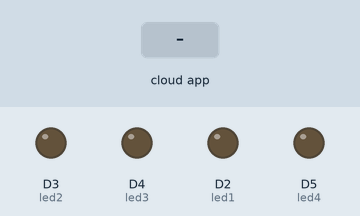
The sketch below on a simulated ESP8266 (NodeMCU). On the bench: output pins drawn as LEDs (lit = HIGH). Inputs (shaded band) come from the test bench. WiFi joins after 1.5 s; servers stay silent unless stated; the Firebase database answers and starts empty; what the sketch prints to the serial monitor is not drawn.

Above: at 2.7 s.
2.8 s: the phone or cloud app sets D1 to 0
At 4.3 s:
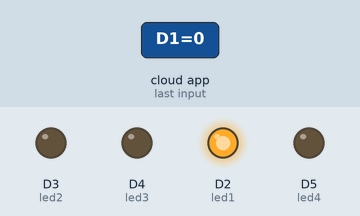
5.1 s: the phone or cloud app sets D2 to 0
At 6.6 s:
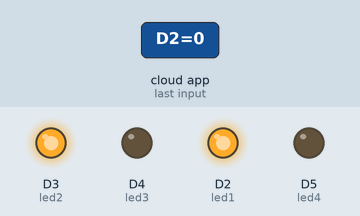
7.4 s: the phone or cloud app sets D3 to 0
At 9.0 s:
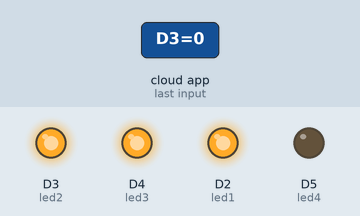
9.6 s: the phone or cloud app sets D4 to 0
At 11.3 s:
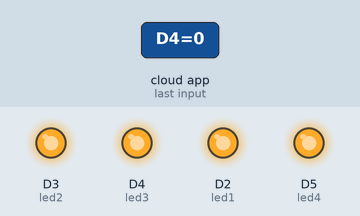
11.9 s: the phone or cloud app sets D1 to 1
At 13.7 s:
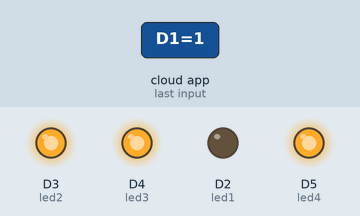
14.1 s: the phone or cloud app sets D2 to 1
At 16.0 s:
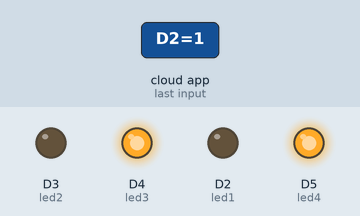
Timing chart, 0 to 17.4 s (numbered marks = the images above; inputs shaded):
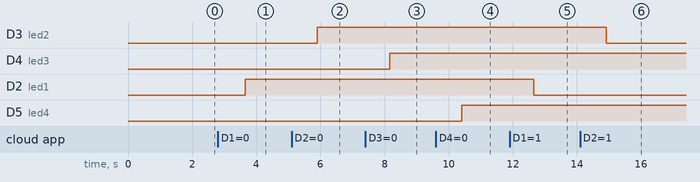

Measured:
- after the input at 2.8 s, D2 (led1): LOW → HIGH after 0.85 s
- after the input at 5.1 s, D3 (led2): LOW → HIGH after 0.81 s
- after the input at 7.4 s, D4 (led3): LOW → HIGH after 0.76 s
- after the input at 9.6 s, D5 (led4): LOW → HIGH after 0.81 s
- after the input at 11.9 s, D2 (led1): HIGH → LOW after 0.76 s
- after the input at 14.1 s, D3 (led2): HIGH → LOW after 0.81 s

The sketch:

main.ino
```cpp
//FirebaseESP8266.h must be included before ESP8266WiFi.h
#include "FirebaseESP8266.h"  // Install Firebase ESP8266 library
#include <ESP8266WiFi.h>


#define FIREBASE_HOST " " //Without http:// or https:// schemes
#define FIREBASE_AUTH " " //Get your own authentication key
#define WIFI_SSID " "//Put your own wifi ssid
#define WIFI_PASSWORD " " //Put your own wifi password

int led1 = D2;
int led2 = D3;
int led3 = D4;
int led4 = D5;

//Define FirebaseESP8266 data object
FirebaseData firebaseData;
FirebaseData ledData;

FirebaseJson json;


void setup()
{

  Serial.begin(9600);


  pinMode(led1,OUTPUT);
  pinMode(led2,OUTPUT);
  pinMode(led3,OUTPUT);
  pinMode(led4,OUTPUT);

  WiFi.begin(WIFI_SSID, WIFI_PASSWORD);
  Serial.print("Connecting to Wi-Fi");
  while (WiFi.status() != WL_CONNECTED)
  {
    Serial.print(".");
    delay(300);
  }
  Serial.println();
  Serial.print("Connected with IP: ");
  Serial.println(WiFi.localIP());
  Serial.println();

  Firebase.begin(FIREBASE_HOST, FIREBASE_AUTH);
  Firebase.reconnectWiFi(true);

}


void loop() {


  if (Firebase.getString(ledData, "/HomeAutomation_Firebase_4CH/D1")){
    Serial.println(ledData.stringData());
    if (ledData.stringData() == "0") {
    digitalWrite(led1, HIGH);
    }
  else if (ledData.stringData() == "1"){
    digitalWrite(led1, LOW);
    }
  }
  delay(100);

  if (Firebase.getString(ledData, "/HomeAutomation_Firebase_4CH/D2")){
    Serial.println(ledData.stringData());
    if (ledData.stringData() == "0") {
    digitalWrite(led2, HIGH);
    }
  else if (ledData.stringData() == "1"){
    digitalWrite(led2, LOW);
    }
  }
  delay(100);

  if (Firebase.getString(ledData, "/HomeAutomation_Firebase_4CH/D3")){
    Serial.println(ledData.stringData());
    if (ledData.stringData() == "0") {
    digitalWrite(led3, HIGH);
    }
  else if (ledData.stringData() == "1"){
    digitalWrite(led3, LOW);
    }
  }
  delay(100);

  if (Firebase.getString(ledData, "/HomeAutomation_Firebase_4CH/D4")){
    Serial.println(ledData.stringData());
    if (ledData.stringData() == "0") {
    digitalWrite(led4, HIGH);
    }
  else if (ledData.stringData() == "1"){
    digitalWrite(led4, LOW);
    }
  }
  delay(100);
}
```
